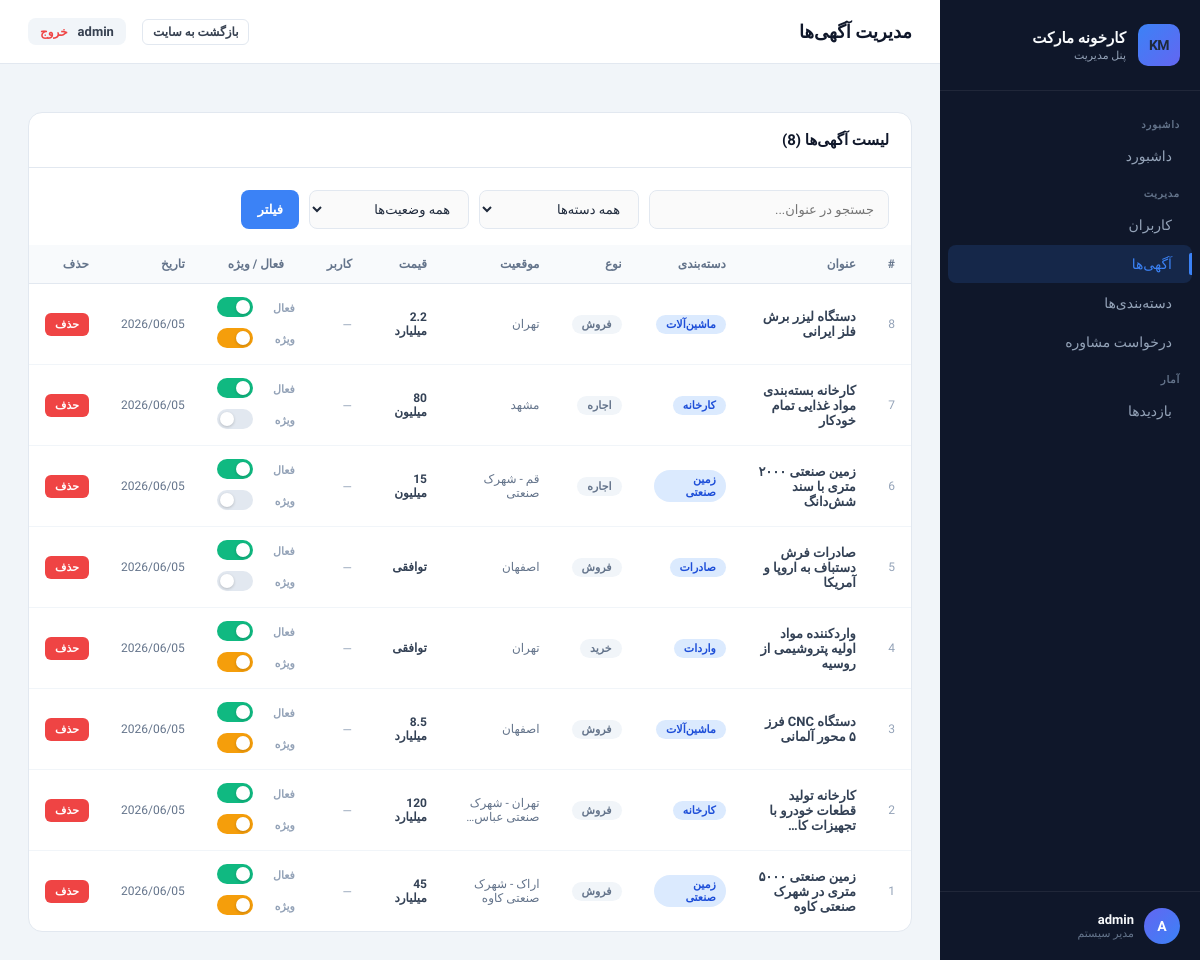
Page /myadmin/listings/ (signed in) on the committed database.
### core/models.py (models this page shows, shortened)
class Listing(models.Model):
    title = models.CharField(max_length=200, verbose_name='عنوان')
    category = models.CharField(max_length=20, choices=CATEGORY_CHOICES, verbose_name='دسته‌بندی')
    status = models.CharField(max_length=10, choices=STATUS_CHOICES, default='sale', verbose_name='نوع آگهی')
    description = models.TextField(verbose_name='توضیحات')
    price = models.BigIntegerField(null=True, blank=True, verbose_name='قیمت (تومان)')
    area = models.FloatField(null=True, blank=True, verbose_name='مساحت (متر مربع)')
    location = models.CharField(max_length=200, verbose_name='موقعیت')
    image = models.ImageField(upload_to='listings/', null=True, blank=True, verbose_name='تصویر')
    contact = models.CharField(max_length=50, verbose_name='تلفن تماس')
    owner = models.ForeignKey(User, on_delete=models.SET_NULL, null=True, blank=True, related_name='listings', verbose_name='کاربر')
    created_at = models.DateTimeField(auto_now_add=True)
    is_featured = models.BooleanField(default=False, verbose_name='ویژه')
    is_active = models.BooleanField(default=True, verbose_name='فعال')
    class Meta:
        verbose_name = 'آگهی'
        verbose_name_plural = 'آگهی‌ها'
        ordering = ['-created_at']
    def formatted_price(self):
        if not self.price:
            return 'توافقی'
        p = self.price
        if p >= 1_000_000_000_000:
            val = p / 1_000_000_000_000
            return f"{val:,.0f} هزار میلیارد" if val == int(val) else f"{val:.1f} هزار میلیارد"
        if p >= 1_000_000_000:
            val = p / 1_000_000_000
            return f"{val:,.0f} میلیارد" if val == int(val) else f"{val:.1f} میلیارد"
        if p >= 1_000_000:
            val = p / 1_000_000
            return f"{val:,.0f} میلیون" if val == int(val) else f"{val:.1f} میلیون"
        return f"{p:,}"

### panel/views.py (the view)
# urls.py: path('listings/', views.listings_list, name='panel_listings'),
@staff_member_required(login_url='/auth/login/')
def listings_list(request):
    q = request.GET.get('q', '')
    cat = request.GET.get('cat', '')
    status_filter = request.GET.get('status', '')
    listings = Listing.objects.select_related('owner').order_by('-created_at')
    if q:
        listings = listings.filter(title__icontains=q)
    if cat:
        listings = listings.filter(category=cat)
    if status_filter == 'active':
        listings = listings.filter(is_active=True)
    elif status_filter == 'inactive':
        listings = listings.filter(is_active=False)
    elif status_filter == 'featured':
        listings = listings.filter(is_featured=True)
    categories = CATEGORY_CHOICES
    return render(request, 'panel/listings.html', {
        'listings': listings, 'q': q, 'cat': cat,
        'status_filter': status_filter, 'categories': categories,
    })

### panel/templates/panel/listings.html (shortened to what this page needs)
{% extends 'panel/base.html' %}
{% block page_title %}مدیریت آگهی‌ها{% endblock %}
{% block active_listings %}active{% endblock %}
{% block content %}
<div class="card">
  <div class="card-header">
    <h3>لیست آگهی‌ها ({{ listings|length }})</h3>
  </div>
  <div class="card-body" style="padding-bottom:0;">
    <form method="get">
      <div style="display:flex; flex-wrap:wrap; gap:10px; margin-bottom:16px;">
        <input type="text" name="q" value="{{ q }}" class="form-control" style="max-width:240px;" placeholder="جستجو در عنوان...">
        <select name="cat" class="form-control" style="max-width:160px;">
          <option value="">همه دسته‌ها</option>
        </select>
        <select name="status" class="form-control" style="max-width:160px;">
          <option value="">همه وضعیت‌ها</option>
        </select>
        <button type="submit" class="btn btn-primary">فیلتر</button>
      </div>
    </form>
  </div>
  <div class="table-wrap">
    <table>
      <thead>
        <tr>
          <th>#</th>
          <th>عنوان</th>
          <th>دسته‌بندی</th>
          <th>نوع</th>
          <th>موقعیت</th>
          <th>قیمت</th>
          <th>کاربر</th>
          <th style="text-align:center; min-width:110px;">فعال / ویژه</th>
          <th>تاریخ</th>
          <th>حذف</th>
        </tr>
      </thead>
      <tbody>
        {% for listing in listings %}
        <tr>
          <td style="color:#94A3B8; font-size:12px;">{{ listing.pk }}</td>
          <td style="font-weight:600; max-width:200px;">{{ listing.title|truncatechars:40 }}</td>
          <td><span class="badge badge-blue">{{ listing.get_category_display }}</span></td>
          <td><span class="badge badge-gray">{{ listing.get_status_display }}</span></td>
          <td style="font-size:12px; color:#64748B;">{{ listing.location|truncatechars:25 }}</td>
          <td style="font-size:12px; font-weight:600;">{{ listing.formatted_price }}</td>
          <td>
            {% if listing.owner %}
            <a href="/myadmin/users/{{ listing.owner.pk }}/" style="color:#3B82F6; text-decoration:none; font-size:12px;">{{ listing.owner.username }}</a>
            {% else %}<span style="color:#94A3B8; font-size:12px;">—</span>{% endif %}
          </td>
          <td style="text-align:center;">
            <div class="toggle-wrap">
              <div class="toggle-row">
                <span class="toggle-label">فعال</span>
                <form method="post" action="/myadmin/listings/{{ listing.pk }}/action/" style="display:inline;">
                  <label class="toggle" title="{% if listing.is_active %}غیرفعال کردن{% else %}فعال کردن{% endif %}">
                    <span class="toggle-slider"></span>
                  </label>
                </form>
              </div>
              <div class="toggle-row">
                <span class="toggle-label">ویژه</span>
                <form method="post" action="/myadmin/listings/{{ listing.pk }}/action/" style="display:inline;">
                  <label class="toggle" title="{% if listing.is_featured %}حذف ویژه{% else %}ویژه کردن{% endif %}">
                    <span class="toggle-slider is-featured-slider"></span>
                  </label>
                </form>
              </div>
            </div>
          </td>
          <td style="font-size:12px; color:#64748B;">{{ listing.created_at|date:"Y/m/d" }}</td>
          <td>
            <form method="post" action="/myadmin/listings/{{ listing.pk }}/action/" onsubmit="return confirm('حذف شود؟')">
              <button type="submit" class="btn btn-sm btn-danger" style="padding:5px 10px; font-size:11px;">حذف</button>
            </form>
          </td>
        </tr>
        {% empty %}
        <tr><td colspan="10" style="text-align:center; color:#94A3B8; padding:30px;">آگهی‌ای یافت نشد</td></tr>
        {% endfor %}
      </tbody>
    </table>
  </div>
</div>
{% endblock %}

### panel/templates/panel/base.html (shortened to what this page needs)
<!DOCTYPE html>
<html lang="fa" dir="rtl">
<head>
</head>
<body>
  <div class="sidebar" id="sidebar">
    <div class="sidebar-brand">
      <div class="brand-icon" style="font-size:14px;font-weight:800;letter-spacing:-0.5px;">KM</div>
      <div class="brand-text">
        <h2>کارخونه مارکت</h2>
        <p>پنل مدیریت</p>
      </div>
    </div>
    <nav class="sidebar-nav">
      <div class="nav-section-title">داشبورد</div>
      <a href="/myadmin/" class="nav-item {% block active_dashboard %}{% endblock %}">داشبورد</a>
      <div class="nav-section-title">مدیریت</div>
      <a href="/myadmin/users/" class="nav-item {% block active_users %}{% endblock %}">کاربران</a>
      <a href="/myadmin/listings/" class="nav-item {% block active_listings %}{% endblock %}">آگهی‌ها</a>
      <a href="/myadmin/categories/" class="nav-item {% block active_categories %}{% endblock %}">دسته‌بندی‌ها</a>
      <a href="/myadmin/consultations/" class="nav-item {% block active_consultations %}{% endblock %}">درخواست مشاوره</a>
      <div class="nav-section-title">آمار</div>
      <a href="/myadmin/visits/" class="nav-item {% block active_visits %}{% endblock %}">بازدیدها</a>
    </nav>
    <div class="sidebar-footer">
      <div class="admin-info">
        <div class="admin-avatar">{{ request.user.username|first|upper }}</div>
        <div>
          <div class="admin-name">{{ request.user.get_full_name|default:request.user.username }}</div>
          <div class="admin-role">مدیر سیستم</div>
        </div>
      </div>
    </div>
  </div>
  <div class="main-content">
    <div class="topbar">
      <div style="display:flex; align-items:center; gap:14px;">
        <div class="topbar-title">
          <h1>{% block page_title %}داشبورد{% endblock %}</h1>
        </div>
      </div>
      <div class="topbar-actions">
        <a href="/" class="btn btn-outline btn-sm">بازگشت به سایت</a>
        <div class="topbar-user">
          <span>{{ request.user.username }}</span>
          <a href="/auth/logout/" style="color:var(--danger); font-size:12px; font-weight:600; text-decoration:none;">خروج</a>
        </div>
      </div>
    </div>
    <div class="page-body">
      {% block content %}{% endblock %}
    </div>
  </div>
</body>
</html>

### panel/templates/panel/listings.html (style rules this page uses)
.toggle-wrap { display:flex; flex-direction:column; gap:8px; }
.toggle-row { display:flex; align-items:center; justify-content:space-between; gap:10px; font-size:12px; color:#64748B; }
.toggle-label { font-size:11px; font-weight:600; color:#94A3B8; white-space:nowrap; }
.toggle { position:relative; display:inline-block; width:36px; height:20px; flex-shrink:0; }
.toggle-slider { position:absolute; cursor:pointer; top:0; left:0; right:0; bottom:0; background:#E2E8F0; border-radius:20px; transition:0.2s; }
.toggle-slider:before { position:absolute; content:""; height:14px; width:14px; left:3px; bottom:3px; background:white; border-radius:50%; transition:0.2s; box-shadow:0 1px 3px rgba(0,0,0,0.2); }
.toggle input:checked + .toggle-slider { background:#10B981; }
.toggle input:checked + .toggle-slider.is-featured-slider { background:#F59E0B; }
.toggle input:checked + .toggle-slider:before { transform:translateX(16px); }

### rows in the picture
Listing: pk "8", title "دستگاه لیزر برش فلز ایرانی", category "ماشین‌آلات", status "فروش", location "تهران", formatted_price "2.2 میلیارد", created_at "2026/06/05"
Listing: pk "7", title "کارخانه بسته‌بندی مواد غذایی تمام خودکار", category "کارخانه", status "اجاره", location "مشهد", formatted_price "80 میلیون", created_at "2026/06/05"
Listing: pk "6", title "زمین صنعتی ۲۰۰۰ متری با سند شش‌دانگ", category "زمین صنعتی", status "اجاره", location "قم - شهرک صنعتی", formatted_price "15 میلیون", created_at "2026/06/05"
Listing: pk "5", title "صادرات فرش دستباف به اروپا و آمریکا", category "صادرات", status "فروش", location "اصفهان", formatted_price "توافقی", created_at "2026/06/05"
Listing: pk "4", title "واردکننده مواد اولیه پتروشیمی از روسیه", category "واردات", status "خرید", location "تهران", formatted_price "توافقی", created_at "2026/06/05"
Listing: pk "3", title "دستگاه CNC فرز ۵ محور آلمانی", category "ماشین‌آلات", status "فروش", location "اصفهان", formatted_price "8.5 میلیارد", created_at "2026/06/05"
Listing: pk "2", title "کارخانه تولید قطعات خودرو با تجهیزات کا…", category "کارخانه", status "فروش", location "تهران - شهرک صنعتی عباس‌…", formatted_price "120 میلیارد", created_at "2026/06/05"
Listing: pk "1", title "زمین صنعتی ۵۰۰۰ متری در شهرک صنعتی کاوه", category "زمین صنعتی", status "فروش", location "اراک - شهرک صنعتی کاوه", formatted_price "45 میلیارد", created_at "2026/06/05"

### other values in the picture
{{ request.user.username|first|upper }} "A"
{{ request.user.get_full_name|default:request.user.username }} "admin"
{{ request.user.username }} "admin"
{{ listings|length }} "8"
